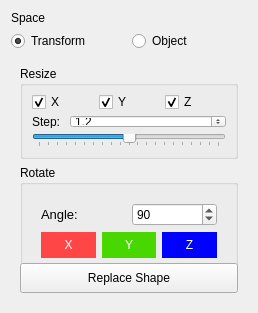
          <widget class="QWidget" name="pageShaper">
           <property name="geometry">
            <rect>
             <x>0</x>
             <y>0</y>
             <width>258</width>
             <height>313</height>
            </rect>
           </property>
           <attribute name="label">
            <string>Shape Manipulator</string>
           </attribute>
           <layout class="QVBoxLayout" name="verticalLayout_17">
            <item>
             <widget class="QLabel" name="labelSpace">
              <property name="sizePolicy">
               <sizepolicy hsizetype="Preferred" vsizetype="Maximum">
                <horstretch>0</horstretch>
                <verstretch>0</verstretch>
               </sizepolicy>
              </property>
              <property name="maximumSize">
               <size>
                <width>16777215</width>
                <height>100</height>
               </size>
              </property>
              <property name="text">
               <string>Space</string>
              </property>
             </widget>
            </item>
            <item>
             <layout class="QHBoxLayout" name="horizontalLayout_13">
              <item>
               <widget class="QRadioButton" name="spTransform">
                <property name="toolTip">
                 <string>Use shape transform space</string>
                </property>
                <property name="text">
                 <string>Transform</string>
                </property>
                <property name="checked">
                 <bool>true</bool>
                </property>
               </widget>
              </item>
              <item>
               <widget class="QRadioButton" name="spObject">
                <property name="toolTip">
                 <string>Use object transform space</string>
                </property>
                <property name="text">
                 <string>Object</string>
                </property>
               </widget>
              </item>
             </layout>
            </item>
            <item>
             <widget class="QWidget" name="resizeGrp" native="true">
              <property name="minimumSize">
               <size>
                <width>0</width>
                <height>57</height>
               </size>
              </property>
              <layout class="QVBoxLayout" name="verticalLayout_16">
               <item>
                <widget class="QGroupBox" name="groupBox_3">
                 <property name="title">
                  <string>Resize</string>
                 </property>
                 <layout class="QVBoxLayout" name="verticalLayout_6">
                  <item>
                   <layout class="QHBoxLayout" name="horizontalLayout_4">
                    <item>
                     <widget class="QCheckBox" name="sizeX">
                      <property name="text">
                       <string>X</string>
                      </property>
                      <property name="checked">
                       <bool>true</bool>
                      </property>
                     </widget>
                    </item>
                    <item>
                     <widget class="QCheckBox" name="sizeY">
                      <property name="text">
                       <string>Y</string>
                      </property>
                      <property name="checked">
                       <bool>true</bool>
                      </property>
                     </widget>
                    </item>
                    <item>
                     <widget class="QCheckBox" name="sizeZ">
                      <property name="text">
                       <string>Z</string>
                      </property>
                      <property name="checked">
                       <bool>true</bool>
                      </property>
                     </widget>
                    </item>
                   </layout>
                  </item>
                  <item>
                   <layout class="QHBoxLayout" name="horizontalLayout_5">
                    <item>
                     <widget class="QLabel" name="label_resizeStep">
                      <property name="sizePolicy">
                       <sizepolicy hsizetype="Fixed" vsizetype="Preferred">
                        <horstretch>0</horstretch>
                        <verstretch>0</verstretch>
                       </sizepolicy>
                      </property>
                      <property name="text">
                       <string>Step: </string>
                      </property>
                     </widget>
                    </item>
                    <item>
                     <widget class="QDoubleSpinBox" name="sizeStepSpinBox">
                      <property name="decimals">
                       <number>1</number>
                      </property>
                      <property name="singleStep">
                       <double>0.200000000000000</double>
                      </property>
                      <property name="value">
                       <double>1.200000000000000</double>
                      </property>
                     </widget>
                    </item>
                   </layout>
                  </item>
                  <item>
                   <widget class="QSlider" name="resizeSlider">
                    <property name="minimum">
                     <number>-10</number>
                    </property>
                    <property name="maximum">
                     <number>10</number>
                    </property>
                    <property name="tracking">
                     <bool>true</bool>
                    </property>
                    <property name="orientation">
                     <enum>Qt::Horizontal</enum>
                    </property>
                    <property name="invertedAppearance">
                     <bool>false</bool>
                    </property>
                    <property name="invertedControls">
                     <bool>false</bool>
                    </property>
                    <property name="tickPosition">
                     <enum>QSlider::TicksBelow</enum>
                    </property>
                   </widget>
                  </item>
                 </layout>
                </widget>
               </item>
               <item>
                <widget class="QGroupBox" name="groupBox_2">
                 <property name="sizePolicy">
                  <sizepolicy hsizetype="Preferred" vsizetype="Minimum">
                   <horstretch>0</horstretch>
                   <verstretch>0</verstretch>
                  </sizepolicy>
                 </property>
                 <property name="minimumSize">
                  <size>
                   <width>0</width>
                   <height>110</height>
                  </size>
                 </property>
                 <property name="title">
                  <string>Rotate</string>
                 </property>
                 <layout class="QVBoxLayout" name="verticalLayout_5">
                  <item>
                   <widget class="QWidget" name="rotateGrp" native="true">
                    <property name="sizePolicy">
                     <sizepolicy hsizetype="Preferred" vsizetype="Maximum">
                      <horstretch>0</horstretch>
                      <verstretch>0</verstretch>
                     </sizepolicy>
                    </property>
                    <property name="minimumSize">
                     <size>
                      <width>0</width>
                      <height>80</height>
                     </size>
                    </property>
                    <layout class="QVBoxLayout" name="verticalLayout_7">
                     <item>
                      <layout class="QHBoxLayout" name="horizontalLayout_9">
                       <item>
                        <widget class="QLabel" name="label_angle">
                         <property name="font">
                          <font>
                           <pointsize>10</pointsize>
                          </font>
                         </property>
                         <property name="text">
                          <string>Angle:</string>
                         </property>
                        </widget>
                       </item>
                       <item>
                        <widget class="QSpinBox" name="angle_box">
                         <property name="maximum">
                          <number>360</number>
                         </property>
                         <property name="singleStep">
                          <number>45</number>
                         </property>
                         <property name="value">
                          <number>90</number>
                         </property>
                        </widget>
                       </item>
                      </layout>
                     </item>
                     <item>
                      <layout class="QHBoxLayout" name="horizontalLayout_7">
                       <property name="sizeConstraint">
                        <enum>QLayout::SetMaximumSize</enum>
                       </property>
                       <item>
                        <widget class="QPushButton" name="btn_rotateX">
                         <property name="sizePolicy">
                          <sizepolicy hsizetype="Minimum" vsizetype="Minimum">
                           <horstretch>0</horstretch>
                           <verstretch>0</verstretch>
                          </sizepolicy>
                         </property>
                         <property name="minimumSize">
                          <size>
                           <width>0</width>
                           <height>26</height>
                          </size>
                         </property>
                         <property name="styleSheet">
                          <string notr="true">background-color: rgb(255, 70, 70);
color: white;
border: 0px;</string>
                         </property>
                         <property name="text">
                          <string>X</string>
                         </property>
                        </widget>
                       </item>
                       <item>
                        <widget class="QPushButton" name="btn_rotateY">
                         <property name="sizePolicy">
                          <sizepolicy hsizetype="Minimum" vsizetype="Minimum">
                           <horstretch>0</horstretch>
                           <verstretch>0</verstretch>
                          </sizepolicy>
                         </property>
                         <property name="minimumSize">
                          <size>
                           <width>0</width>
                           <height>26</height>
                          </size>
                         </property>
                         <property name="styleSheet">
                          <string notr="true">background-color: rgb(72, 216, 0);
color: white;
border: 0px;</string>
                         </property>
                         <property name="text">
                          <string>Y</string>
                         </property>
                        </widget>
                       </item>
                       <item>
                        <widget class="QPushButton" name="btn_rotateZ">
                         <property name="sizePolicy">
                          <sizepolicy hsizetype="Minimum" vsizetype="Minimum">
                           <horstretch>0</horstretch>
                           <verstretch>0</verstretch>
                          </sizepolicy>
                         </property>
                         <property name="minimumSize">
                          <size>
                           <width>0</width>
                           <height>26</height>
                          </size>
                         </property>
                         <property name="styleSheet">
                          <string notr="true">background-color: blue;
color: white;
border: 0px;</string>
                         </property>
                         <property name="text">
                          <string>Z</string>
                         </property>
                        </widget>
                       </item>
                      </layout>
                     </item>
                     <item>
                      <spacer name="verticalSpacer_5">
                       <property name="orientation">
                        <enum>Qt::Vertical</enum>
                       </property>
                       <property name="sizeType">
                        <enum>QSizePolicy::Minimum</enum>
                       </property>
                       <property name="sizeHint" stdset="0">
                        <size>
                         <width>20</width>
                         <height>10</height>
                        </size>
                       </property>
                      </spacer>
                     </item>
                    </layout>
                   </widget>
                  </item>
                 </layout>
                </widget>
               </item>
               <item>
                <widget class="QPushButton" name="btn_copyShape">
                 <property name="sizePolicy">
                  <sizepolicy hsizetype="Minimum" vsizetype="Fixed">
                   <horstretch>0</horstretch>
                   <verstretch>0</verstretch>
                  </sizepolicy>
                 </property>
                 <property name="minimumSize">
                  <size>
                   <width>0</width>
                   <height>30</height>
                  </size>
                 </property>
                 <property name="toolTip">
                  <string>Replace multiple curve shapes with the last selected shape</string>
                 </property>
                 <property name="text">
                  <string>Replace Shape</string>
                 </property>
                 <property name="autoDefault">
                  <bool>false</bool>
                 </property>
                </widget>
               </item>
              </layout>
             </widget>
            </item>
           </layout>
          </widget>
